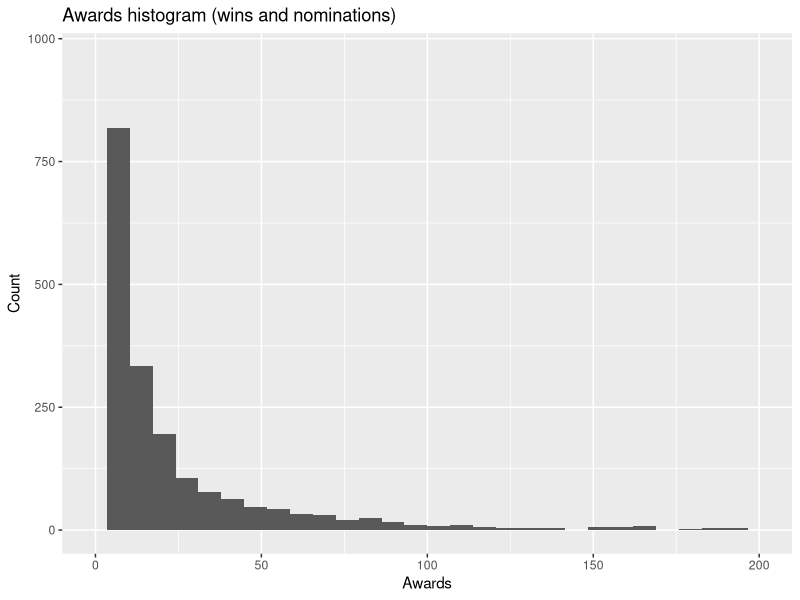
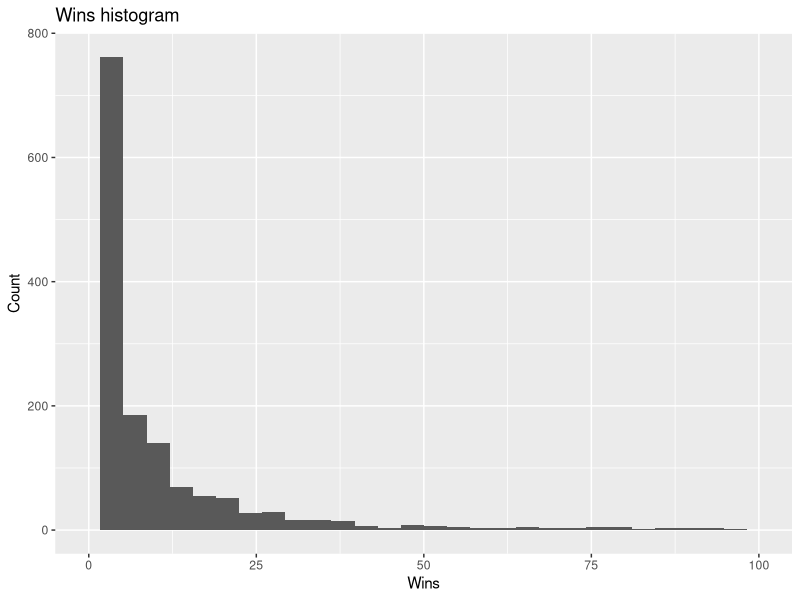

Write the R code that produced these figures, in order.
## String Manipulations and Regular Expressions

## characters
x <- "This is R"
x
class(x)


x <- 'This is R'
x
class(x)

x <- "Why call language \'python\' ? "
x
class(x)
  
is.character(x)

PI <- paste("Life of", pi)
PI

x <- 1:10
a <- letters[1:10]

k <- paste(x, a) # join characters
k

## use my own separator
k <- paste(x, a, sep = "-")
k

## joined with commas
k <- paste(x, a, sep = "-", collapse = ",")
k

length(k) # it is 1 character

x <- "This is R"
nchar(x) # number of characters in the string

nchar(month.name) # vector of numbers of characters in the vector

toupper(x) # make upper case
tolower(x) # make lower case

casefold(x, upper = T) # same but with an indicator

x <- "ABCDF"
substr(x, start = 3, stop = 5) # extracting a part of the string

y <- c("may", "the", "force", "be", "with", "you")
substr(y, 2, 2) <- "#" # replacing with a hashtag
y

y <- c("may", "the", "force", "be", "with", "you")
substr(y, 2, 3) <- ":)" # replacing with a smile
y


summer <- read.csv('summer.csv', stringsAsFactors = F)

discipline <- unique(summer$Discipline)
discipline[1:10]

## abbreviating the strings
disc_abbr <- abbreviate(discipline, minlength = 5)
disc_abbr[1:10]


library(stringr)

str_sub("ABCDEF", start = 1, end = 3) # subset
str_sub("ABCDEF", start = -2, end = -1) # subset from the end

genres <- c("Action, Adventure, Comedy", "Comedy", 
            "Comedy, Drama, Drama, Romance", "Crime, Drama, History")

str_detect(string = genres, pattern = "Drama") # detect the pattern

str_subset(string = genres, pattern = "Drama") # return the pattern

str_count(string = genres, pattern = "Drama") # count pattern in each element


movies <- read.csv('movies3.csv', stringsAsFactors = F)

movies$Comedy <- str_detect(string = movies$Genre, pattern = "Comedy")
movies$Romance <- str_detect(string = movies$Genre, pattern = "Romance")
table(Romance = movies$Romance, Comedy = movies$Comedy)


gen_m <- str_split(genres, ",") # split up a string into pieces
gen_m

gen_m <- str_split(genres, ",", simplify = T) # returns matrix instead of a list of vectors
gen_m

str_replace(genres, pattern = ",", replacement = " &") # replace a pattern

str_replace_all(genres, pattern = ",", replacement = " &") # replace all patterns

str <- c("123abc", "ab567cd", "abc5.00")
str_extract(str, pattern = "123") # extract a pattern



## Regular Expressions

str <- c("123abc", "ab567cd", "abc5.00")
str_subset(string = str, pattern = ".") # gets everything

str_subset(string = str, pattern = "\\.") # used escaping "\\"

str_subset(string = str, pattern = "^ab") # only starting with "ab"

str_subset(string = str, pattern = "cd$") # only ending with "cd"

str_subset(string = str, pattern = "[1-4]") # using range of letters

str_subset(string = str, pattern = "[f-z]") # once more, using a range of letters


movies$Awards[1:20]

movies$awards_num <- str_replace_all(movies$Awards, pattern = "[^0-9]",
                                     replacement = " ") # replace with a white space
movies$awards_num[1:20]

movies$awards_num <- str_replace_all(movies$awards_num, pattern = "\\s+",
                                     replacement = " ") # replace many white spaces with one
movies$awards_num[1:20]

movies$awards_num <- trimws(movies$awards_num)

x1 <- str_split(movies$awards_num, pattern = " ", simplify = T) # create a character matrix
head(x1)

x1 <- apply(x1, 2, as.numeric) # make numeric
head(x1)

x1 <- rowSums(x1, na.rm = T)
x1[1:20]

movies$awards_num <- x1

library(ggplot2)

ggplot(movies, aes(x = awards_num))+
  geom_histogram()+
  xlim(c(0, 200))+
  labs(title = "Awards histogram (wins and nominations)",
       x = "Awards", y = "Count")


m1 <- str_extract_all(movies$Awards, pattern = "[0-9]+\\swin", simplify = T)
m1[1:20]

m1 <- str_remove_all(m1, pattern = "[a-zA-Z]") # removing pattern
m1 <- as.numeric(m1) # make numeric

movies$Wins <- m1

ggplot(movies, aes(x = Wins))+
  geom_histogram()+
  labs(title = "Wins histogram",
       x = "Wins", y = "Count")+
  xlim(c(0, 100))


## extracting names and phone numbers

phones <- c("Anna 077-789663", "Hagopik 99656565",
            "Serozh2 099-65-6569 MALYAR")

names <- str_extract(phones, "^\\w+")
names

numbers <- str_extract(phones,"\\b\\d[^ ]*")
numbers

phones_data <- data.frame("Name" = names, "Phone" = numbers)
phones_data

